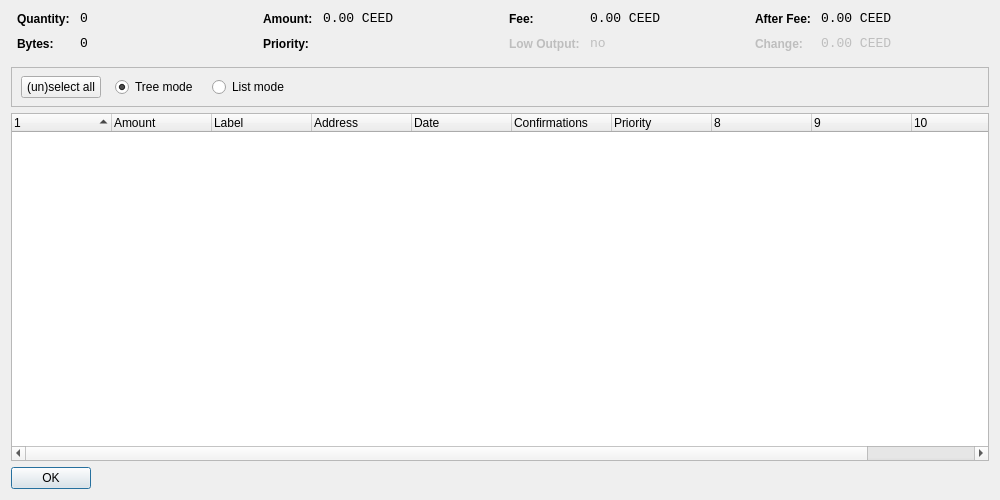
<?xml version="1.0" encoding="UTF-8"?>
<ui version="4.0">
 <class>CoinControlDialog</class>
 <widget class="QDialog" name="CoinControlDialog">
  <property name="geometry">
   <rect>
    <x>0</x>
    <y>0</y>
    <width>1000</width>
    <height>500</height>
   </rect>
  </property>
  <property name="windowTitle">
   <string>Coin Control</string>
  </property>
  <layout class="QVBoxLayout" name="verticalLayout">
   <item>
    <layout class="QHBoxLayout" name="horizontalLayoutTop" stretch="0,0,0,0">
     <property name="topMargin">
      <number>0</number>
     </property>
     <property name="bottomMargin">
      <number>10</number>
     </property>
     <item>
      <layout class="QFormLayout" name="formLayoutCoinControl1">
       <property name="horizontalSpacing">
        <number>10</number>
       </property>
       <property name="verticalSpacing">
        <number>10</number>
       </property>
       <property name="leftMargin">
        <number>6</number>
       </property>
       <property name="rightMargin">
        <number>6</number>
       </property>
       <item row="0" column="0">
        <widget class="QLabel" name="labelCoinControlQuantityText">
         <property name="styleSheet">
          <string notr="true">font-weight:bold;</string>
         </property>
         <property name="text">
          <string>Quantity:</string>
         </property>
        </widget>
       </item>
       <item row="0" column="1">
        <widget class="QLabel" name="labelCoinControlQuantity">
         <property name="font">
          <font>
           <family>Monospace</family>
           <pointsize>10</pointsize>
          </font>
         </property>
         <property name="cursor">
          <cursorShape>IBeamCursor</cursorShape>
         </property>
         <property name="contextMenuPolicy">
          <enum>Qt::ActionsContextMenu</enum>
         </property>
         <property name="text">
          <string notr="true">0</string>
         </property>
         <property name="textInteractionFlags">
          <set>Qt::LinksAccessibleByMouse|Qt::TextSelectableByKeyboard|Qt::TextSelectableByMouse</set>
         </property>
        </widget>
       </item>
       <item row="1" column="0">
        <widget class="QLabel" name="labelCoinControlBytesText">
         <property name="styleSheet">
          <string notr="true">font-weight:bold;</string>
         </property>
         <property name="text">
          <string>Bytes:</string>
         </property>
        </widget>
       </item>
       <item row="1" column="1">
        <widget class="QLabel" name="labelCoinControlBytes">
         <property name="font">
          <font>
           <family>Monospace</family>
           <pointsize>10</pointsize>
          </font>
         </property>
         <property name="cursor">
          <cursorShape>IBeamCursor</cursorShape>
         </property>
         <property name="contextMenuPolicy">
          <enum>Qt::ActionsContextMenu</enum>
         </property>
         <property name="text">
          <string notr="true">0</string>
         </property>
         <property name="textInteractionFlags">
          <set>Qt::LinksAccessibleByMouse|Qt::TextSelectableByKeyboard|Qt::TextSelectableByMouse</set>
         </property>
        </widget>
       </item>
      </layout>
     </item>
     <item>
      <layout class="QFormLayout" name="formLayoutCoinControl2">
       <property name="horizontalSpacing">
        <number>10</number>
       </property>
       <property name="verticalSpacing">
        <number>10</number>
       </property>
       <property name="leftMargin">
        <number>6</number>
       </property>
       <property name="rightMargin">
        <number>6</number>
       </property>
       <item row="0" column="0">
        <widget class="QLabel" name="labelCoinControlAmountText">
         <property name="styleSheet">
          <string notr="true">font-weight:bold;</string>
         </property>
         <property name="text">
          <string>Amount:</string>
         </property>
        </widget>
       </item>
       <item row="0" column="1">
        <widget class="QLabel" name="labelCoinControlAmount">
         <property name="font">
          <font>
           <family>Monospace</family>
           <pointsize>10</pointsize>
          </font>
         </property>
         <property name="cursor">
          <cursorShape>IBeamCursor</cursorShape>
         </property>
         <property name="contextMenuPolicy">
          <enum>Qt::ActionsContextMenu</enum>
         </property>
         <property name="text">
          <string notr="true">0.00 CEED</string>
         </property>
         <property name="textInteractionFlags">
          <set>Qt::LinksAccessibleByMouse|Qt::TextSelectableByKeyboard|Qt::TextSelectableByMouse</set>
         </property>
        </widget>
       </item>
       <item row="1" column="0">
        <widget class="QLabel" name="labelCoinControlPriorityText">
         <property name="styleSheet">
          <string notr="true">font-weight:bold;</string>
         </property>
         <property name="text">
          <string>Priority:</string>
         </property>
        </widget>
       </item>
       <item row="1" column="1">
        <widget class="QLabel" name="labelCoinControlPriority">
         <property name="font">
          <font>
           <family>Monospace</family>
           <pointsize>10</pointsize>
          </font>
         </property>
         <property name="cursor">
          <cursorShape>IBeamCursor</cursorShape>
         </property>
         <property name="contextMenuPolicy">
          <enum>Qt::ActionsContextMenu</enum>
         </property>
         <property name="text">
          <string/>
         </property>
         <property name="textInteractionFlags">
          <set>Qt::LinksAccessibleByMouse|Qt::TextSelectableByKeyboard|Qt::TextSelectableByMouse</set>
         </property>
        </widget>
       </item>
      </layout>
     </item>
     <item>
      <layout class="QFormLayout" name="formLayoutCoinControl3">
       <property name="horizontalSpacing">
        <number>10</number>
       </property>
       <property name="verticalSpacing">
        <number>10</number>
       </property>
       <property name="leftMargin">
        <number>6</number>
       </property>
       <property name="rightMargin">
        <number>6</number>
       </property>
       <item row="0" column="0">
        <widget class="QLabel" name="labelCoinControlFeeText">
         <property name="styleSheet">
          <string notr="true">font-weight:bold;</string>
         </property>
         <property name="text">
          <string>Fee:</string>
         </property>
        </widget>
       </item>
       <item row="0" column="1">
        <widget class="QLabel" name="labelCoinControlFee">
         <property name="font">
          <font>
           <family>Monospace</family>
           <pointsize>10</pointsize>
          </font>
         </property>
         <property name="cursor">
          <cursorShape>IBeamCursor</cursorShape>
         </property>
         <property name="contextMenuPolicy">
          <enum>Qt::ActionsContextMenu</enum>
         </property>
         <property name="text">
          <string notr="true">0.00 CEED</string>
         </property>
         <property name="textInteractionFlags">
          <set>Qt::LinksAccessibleByMouse|Qt::TextSelectableByKeyboard|Qt::TextSelectableByMouse</set>
         </property>
        </widget>
       </item>
       <item row="1" column="0">
        <widget class="QLabel" name="labelCoinControlLowOutputText">
         <property name="enabled">
          <bool>false</bool>
         </property>
         <property name="styleSheet">
          <string notr="true">font-weight:bold;</string>
         </property>
         <property name="text">
          <string>Low Output:</string>
         </property>
        </widget>
       </item>
       <item row="1" column="1">
        <widget class="QLabel" name="labelCoinControlLowOutput">
         <property name="enabled">
          <bool>false</bool>
         </property>
         <property name="font">
          <font>
           <family>Monospace</family>
           <pointsize>10</pointsize>
          </font>
         </property>
         <property name="cursor">
          <cursorShape>IBeamCursor</cursorShape>
         </property>
         <property name="contextMenuPolicy">
          <enum>Qt::ActionsContextMenu</enum>
         </property>
         <property name="text">
          <string notr="true">no</string>
         </property>
         <property name="textInteractionFlags">
          <set>Qt::LinksAccessibleByMouse|Qt::TextSelectableByKeyboard|Qt::TextSelectableByMouse</set>
         </property>
        </widget>
       </item>
      </layout>
     </item>
     <item>
      <layout class="QFormLayout" name="formLayoutCoinControl4">
       <property name="horizontalSpacing">
        <number>10</number>
       </property>
       <property name="verticalSpacing">
        <number>10</number>
       </property>
       <property name="leftMargin">
        <number>6</number>
       </property>
       <property name="rightMargin">
        <number>6</number>
       </property>
       <item row="0" column="0">
        <widget class="QLabel" name="labelCoinControlAfterFeeText">
         <property name="styleSheet">
          <string notr="true">font-weight:bold;</string>
         </property>
         <property name="text">
          <string>After Fee:</string>
         </property>
        </widget>
       </item>
       <item row="0" column="1">
        <widget class="QLabel" name="labelCoinControlAfterFee">
         <property name="font">
          <font>
           <family>Monospace</family>
           <pointsize>10</pointsize>
          </font>
         </property>
         <property name="cursor">
          <cursorShape>IBeamCursor</cursorShape>
         </property>
         <property name="contextMenuPolicy">
          <enum>Qt::ActionsContextMenu</enum>
         </property>
         <property name="text">
          <string notr="true">0.00 CEED</string>
         </property>
         <property name="textInteractionFlags">
          <set>Qt::LinksAccessibleByMouse|Qt::TextSelectableByKeyboard|Qt::TextSelectableByMouse</set>
         </property>
        </widget>
       </item>
       <item row="1" column="0">
        <widget class="QLabel" name="labelCoinControlChangeText">
         <property name="enabled">
          <bool>false</bool>
         </property>
         <property name="styleSheet">
          <string notr="true">font-weight:bold;</string>
         </property>
         <property name="text">
          <string>Change:</string>
         </property>
        </widget>
       </item>
       <item row="1" column="1">
        <widget class="QLabel" name="labelCoinControlChange">
         <property name="enabled">
          <bool>false</bool>
         </property>
         <property name="font">
          <font>
           <family>Monospace</family>
           <pointsize>10</pointsize>
          </font>
         </property>
         <property name="cursor">
          <cursorShape>IBeamCursor</cursorShape>
         </property>
         <property name="contextMenuPolicy">
          <enum>Qt::ActionsContextMenu</enum>
         </property>
         <property name="text">
          <string notr="true">0.00 CEED</string>
         </property>
         <property name="textInteractionFlags">
          <set>Qt::LinksAccessibleByMouse|Qt::TextSelectableByKeyboard|Qt::TextSelectableByMouse</set>
         </property>
        </widget>
       </item>
      </layout>
     </item>
    </layout>
   </item>
   <item>
    <widget class="QFrame" name="frame">
     <property name="minimumSize">
      <size>
       <width>0</width>
       <height>40</height>
      </size>
     </property>
     <property name="frameShape">
      <enum>QFrame::StyledPanel</enum>
     </property>
     <property name="frameShadow">
      <enum>QFrame::Sunken</enum>
     </property>
     <widget class="QWidget" name="horizontalLayoutWidget">
      <property name="geometry">
       <rect>
        <x>10</x>
        <y>0</y>
        <width>781</width>
        <height>41</height>
       </rect>
      </property>
      <layout class="QHBoxLayout" name="horizontalLayoutPanel" stretch="0,0,0,0">
       <property name="spacing">
        <number>14</number>
       </property>
       <item>
        <widget class="QPushButton" name="pushButtonSelectAll">
         <property name="sizePolicy">
          <sizepolicy hsizetype="Maximum" vsizetype="Fixed">
           <horstretch>0</horstretch>
           <verstretch>0</verstretch>
          </sizepolicy>
         </property>
         <property name="text">
          <string>(un)select all</string>
         </property>
        </widget>
       </item>
       <item>
        <widget class="QRadioButton" name="radioTreeMode">
         <property name="sizePolicy">
          <sizepolicy hsizetype="Maximum" vsizetype="Fixed">
           <horstretch>0</horstretch>
           <verstretch>0</verstretch>
          </sizepolicy>
         </property>
         <property name="text">
          <string>Tree mode</string>
         </property>
         <property name="checked">
          <bool>true</bool>
         </property>
        </widget>
       </item>
       <item>
        <widget class="QRadioButton" name="radioListMode">
         <property name="sizePolicy">
          <sizepolicy hsizetype="Maximum" vsizetype="Fixed">
           <horstretch>0</horstretch>
           <verstretch>0</verstretch>
          </sizepolicy>
         </property>
         <property name="text">
          <string>List mode</string>
         </property>
        </widget>
       </item>
       <item>
        <spacer name="horizontalSpacer">
         <property name="orientation">
          <enum>Qt::Horizontal</enum>
         </property>
         <property name="sizeHint" stdset="0">
          <size>
           <width>40</width>
           <height>20</height>
          </size>
         </property>
        </spacer>
       </item>
      </layout>
     </widget>
    </widget>
   </item>
   <item>
    <widget class="CoinControlTreeWidget" name="treeWidget">
     <property name="contextMenuPolicy">
      <enum>Qt::CustomContextMenu</enum>
     </property>
     <property name="sortingEnabled">
      <bool>false</bool>
     </property>
     <property name="columnCount">
      <number>11</number>
     </property>
     <attribute name="headerShowSortIndicator" stdset="0">
      <bool>true</bool>
     </attribute>
     <attribute name="headerStretchLastSection">
      <bool>false</bool>
     </attribute>
     <column>
      <property name="text">
       <string/>
      </property>
     </column>
     <column>
      <property name="text">
       <string>Amount</string>
      </property>
     </column>
     <column>
      <property name="text">
       <string>Label</string>
      </property>
     </column>
     <column>
      <property name="text">
       <string>Address</string>
      </property>
     </column>
     <column>
      <property name="text">
       <string>Date</string>
      </property>
     </column>
     <column>
      <property name="text">
       <string>Confirmations</string>
      </property>
      <property name="toolTip">
       <string>Confirmed</string>
      </property>
     </column>
     <column>
      <property name="text">
       <string>Priority</string>
      </property>
     </column>
     <column>
      <property name="text">
       <string/>
      </property>
     </column>
     <column>
      <property name="text">
       <string/>
      </property>
     </column>
     <column>
      <property name="text">
       <string/>
      </property>
     </column>
     <column>
      <property name="text">
       <string/>
      </property>
     </column>
    </widget>
   </item>
   <item>
    <widget class="QDialogButtonBox" name="buttonBox">
     <property name="sizePolicy">
      <sizepolicy hsizetype="Maximum" vsizetype="Fixed">
       <horstretch>0</horstretch>
       <verstretch>0</verstretch>
      </sizepolicy>
     </property>
     <property name="orientation">
      <enum>Qt::Horizontal</enum>
     </property>
     <property name="standardButtons">
      <set>QDialogButtonBox::Ok</set>
     </property>
    </widget>
   </item>
  </layout>
 </widget>
 <customwidgets>
  <customwidget>
   <class>CoinControlTreeWidget</class>
   <extends>QTreeWidget</extends>
   <header>coincontroltreewidget.h</header>
  </customwidget>
 </customwidgets>
 <resources/>
 <connections/>
</ui>
